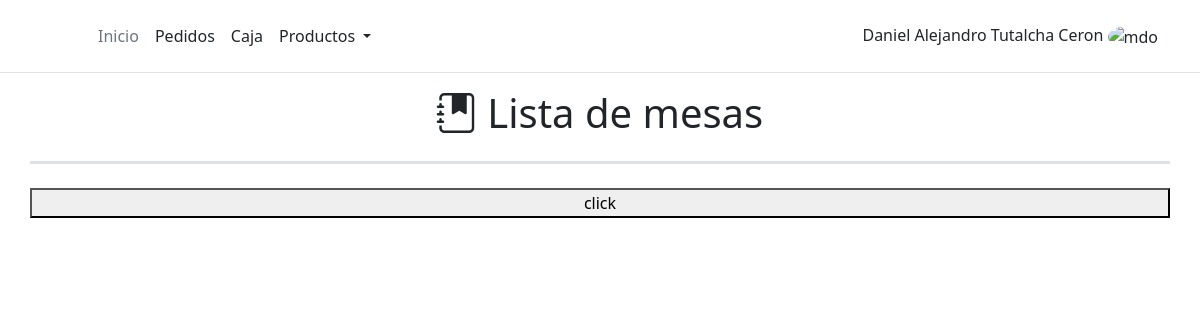
The app's page /order/table-list/, older data.
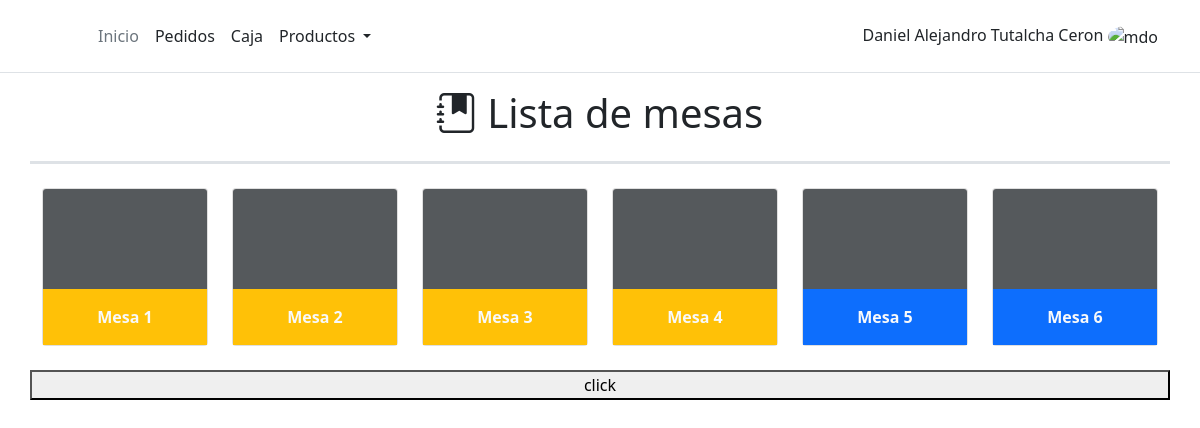
The same page, newer data.
### work_order/models.py (models this page shows, shortened)
class Table(models.Model):
    table_number = models.IntegerField()
    status = models.BooleanField()

### work_order/views.py (the view)
# urls.py: path('table-list/', TableListView.as_view(), name ='table_list'),
class TableListView(ListView):
    model = Table

### work_order/templates/work_order/table_list.html (shortened to what this page needs)
{% extends 'core/base.html' %}
{% load static %}
{% block content %}
<div class="row pb-3 border-3 border-bottom">
    <h1 class="text-center"><i class="bi bi-journal-bookmark-fill"></i> Lista de mesas</h1>
</div>
<div class="row mt-4">
    {% for table in object_list %}
    <div class="col-lg-2 text-center mb-4">
        <div class="card" >
            <svg class="bd-placeholder-img card-img-top" width="100%" height="100" xmlns="http://www.w3.org/2000/svg"
                role="img" aria-label="Placeholder: Thumbnail" preserveAspectRatio="xMidYMid slice" focusable="false">
                <title>Placeholder</title>
                <rect width="100%" height="100%" fill="#55595c" />
            </svg>
            {% if table.status %}
            <div class="card-body bg-warning ">
                <a href='' class="stretched-link link-light" style="text-decoration:none" data-bs-toggle="modal" data-bs-target="#modal_description_order"><b>Mesa {{table.table_number}}</b></a>
            </div>
            {% else %}
            <div class="card-body bg-primary ">
                <a href="{% url 'order:order' table.table_number %}" class="stretched-link link-light" style="text-decoration:none" ><b>Mesa {{table.table_number}}</b></a>
            </div>
            {% endif%}
        </div>
    </div>
    {% endfor %}
    <button onclick="get_order(52)">click</button>
</div>
{% endblock content %}

Row changes from the older to the newer data that the page shows:
added Table: table_number "1"
added Table: table_number "2"
added Table: table_number "3"
added Table: table_number "4"
added Table: table_number "5"
added Table: table_number "6"
